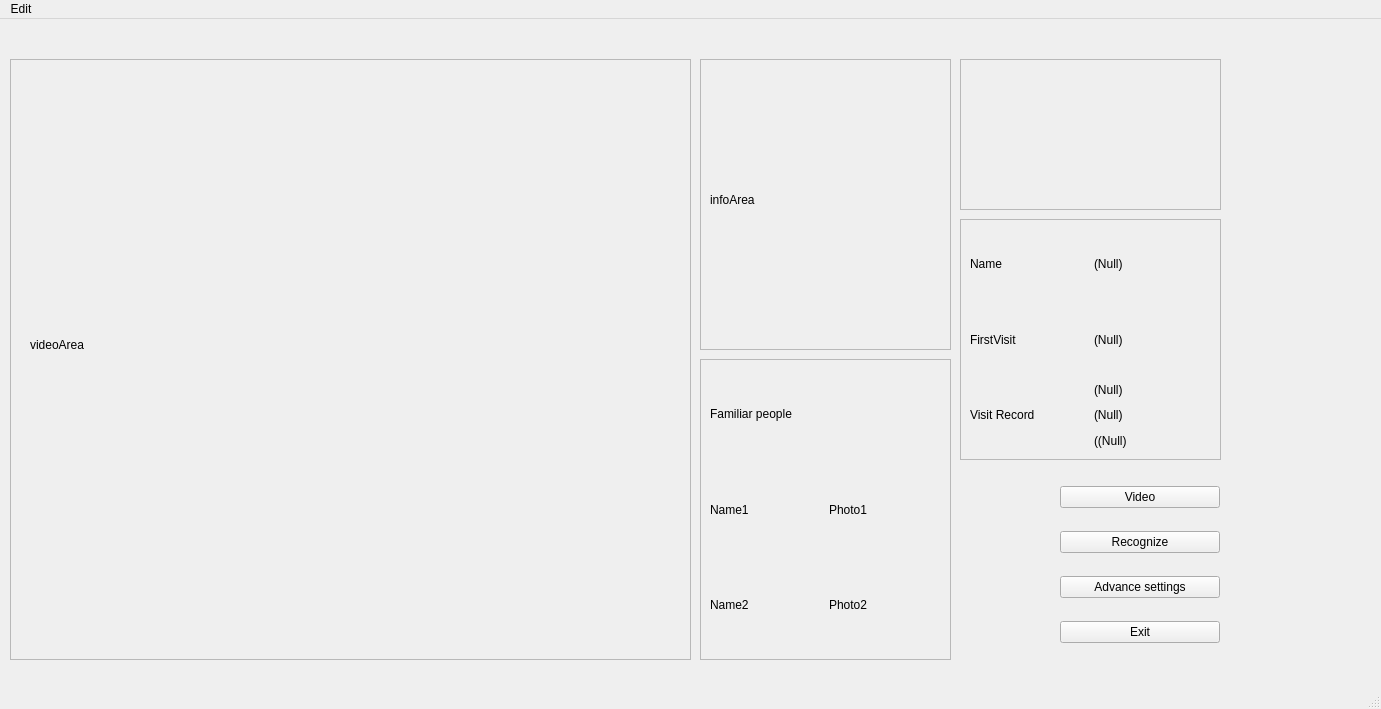
<?xml version="1.0" encoding="UTF-8"?>
<ui version="4.0">
 <class>MainWindow</class>
 <widget class="QMainWindow" name="MainWindow">
  <property name="geometry">
   <rect>
    <x>0</x>
    <y>0</y>
    <width>1381</width>
    <height>709</height>
   </rect>
  </property>
  <property name="windowTitle">
   <string>MainWindow</string>
  </property>
  <widget class="QWidget" name="centralwidget">
   <widget class="QFrame" name="frame">
    <property name="geometry">
     <rect>
      <x>10</x>
      <y>40</y>
      <width>681</width>
      <height>601</height>
     </rect>
    </property>
    <property name="frameShape">
     <enum>QFrame::StyledPanel</enum>
    </property>
    <property name="frameShadow">
     <enum>QFrame::Raised</enum>
    </property>
    <widget class="QLabel" name="QtHomepage">
     <property name="geometry">
      <rect>
       <x>20</x>
       <y>50</y>
       <width>631</width>
       <height>471</height>
      </rect>
     </property>
     <property name="text">
      <string>videoArea</string>
     </property>
    </widget>
   </widget>
   <widget class="QWidget" name="verticalLayoutWidget">
    <property name="geometry">
     <rect>
      <x>1060</x>
      <y>450</y>
      <width>160</width>
      <height>191</height>
     </rect>
    </property>
    <layout class="QVBoxLayout" name="verticalLayout">
     <item>
      <widget class="QPushButton" name="pushButton">
       <property name="text">
        <string>Video</string>
       </property>
      </widget>
     </item>
     <item>
      <widget class="QPushButton" name="pushButton_2">
       <property name="text">
        <string>Recognize</string>
       </property>
       <property name="checkable">
        <bool>false</bool>
       </property>
      </widget>
     </item>
     <item>
      <widget class="QPushButton" name="pushButton_3">
       <property name="text">
        <string>Advance settings</string>
       </property>
      </widget>
     </item>
     <item>
      <widget class="QPushButton" name="pushButton_4">
       <property name="text">
        <string>Exit</string>
       </property>
      </widget>
     </item>
    </layout>
   </widget>
   <widget class="QFrame" name="frame_2">
    <property name="geometry">
     <rect>
      <x>700</x>
      <y>40</y>
      <width>251</width>
      <height>291</height>
     </rect>
    </property>
    <property name="frameShape">
     <enum>QFrame::StyledPanel</enum>
    </property>
    <property name="frameShadow">
     <enum>QFrame::Raised</enum>
    </property>
    <widget class="QLabel" name="QtPhoto">
     <property name="geometry">
      <rect>
       <x>10</x>
       <y>10</y>
       <width>231</width>
       <height>261</height>
      </rect>
     </property>
     <property name="text">
      <string>infoArea</string>
     </property>
    </widget>
   </widget>
   <widget class="QFrame" name="frame_3">
    <property name="geometry">
     <rect>
      <x>960</x>
      <y>40</y>
      <width>261</width>
      <height>151</height>
     </rect>
    </property>
    <property name="frameShape">
     <enum>QFrame::StyledPanel</enum>
    </property>
    <property name="frameShadow">
     <enum>QFrame::Raised</enum>
    </property>
    <widget class="QLabel" name="Qtvideo">
     <property name="geometry">
      <rect>
       <x>10</x>
       <y>10</y>
       <width>241</width>
       <height>131</height>
      </rect>
     </property>
     <property name="text">
      <string/>
     </property>
    </widget>
   </widget>
   <widget class="QFrame" name="frame_4">
    <property name="geometry">
     <rect>
      <x>700</x>
      <y>340</y>
      <width>251</width>
      <height>301</height>
     </rect>
    </property>
    <property name="frameShape">
     <enum>QFrame::StyledPanel</enum>
    </property>
    <property name="frameShadow">
     <enum>QFrame::Raised</enum>
    </property>
    <widget class="QWidget" name="horizontalLayoutWidget_2">
     <property name="geometry">
      <rect>
       <x>10</x>
       <y>10</y>
       <width>231</width>
       <height>281</height>
      </rect>
     </property>
     <layout class="QHBoxLayout" name="horizontalLayout_2">
      <item>
       <layout class="QVBoxLayout" name="verticalLayout_4">
        <item>
         <widget class="QLabel" name="label_7">
          <property name="text">
           <string>Familiar people</string>
          </property>
         </widget>
        </item>
        <item>
         <widget class="QLabel" name="QtName1">
          <property name="text">
           <string>Name1</string>
          </property>
         </widget>
        </item>
        <item>
         <widget class="QLabel" name="QtName2">
          <property name="text">
           <string>Name2</string>
          </property>
         </widget>
        </item>
       </layout>
      </item>
      <item>
       <layout class="QVBoxLayout" name="verticalLayout_5">
        <item>
         <widget class="QLabel" name="NULL_">
          <property name="text">
           <string/>
          </property>
         </widget>
        </item>
        <item>
         <widget class="QLabel" name="QtPhoto1">
          <property name="text">
           <string>Photo1</string>
          </property>
         </widget>
        </item>
        <item>
         <widget class="QLabel" name="QtPhoto2">
          <property name="text">
           <string>Photo2</string>
          </property>
         </widget>
        </item>
       </layout>
      </item>
     </layout>
    </widget>
   </widget>
   <widget class="QFrame" name="frame_5">
    <property name="geometry">
     <rect>
      <x>960</x>
      <y>200</y>
      <width>261</width>
      <height>241</height>
     </rect>
    </property>
    <property name="frameShape">
     <enum>QFrame::StyledPanel</enum>
    </property>
    <property name="frameShadow">
     <enum>QFrame::Raised</enum>
    </property>
    <widget class="QWidget" name="horizontalLayoutWidget">
     <property name="geometry">
      <rect>
       <x>10</x>
       <y>10</y>
       <width>241</width>
       <height>221</height>
      </rect>
     </property>
     <layout class="QHBoxLayout" name="horizontalLayout">
      <item>
       <layout class="QVBoxLayout" name="verticalLayout_2">
        <item>
         <widget class="QLabel" name="label_5">
          <property name="text">
           <string>Name</string>
          </property>
         </widget>
        </item>
        <item>
         <widget class="QLabel" name="label_3">
          <property name="text">
           <string>FirstVisit</string>
          </property>
         </widget>
        </item>
        <item>
         <widget class="QLabel" name="label_4">
          <property name="text">
           <string>Visit Record</string>
          </property>
         </widget>
        </item>
       </layout>
      </item>
      <item>
       <layout class="QVBoxLayout" name="verticalLayout_3">
        <item>
         <widget class="QLabel" name="QtuserName">
          <property name="text">
           <string>(Null)</string>
          </property>
         </widget>
        </item>
        <item>
         <widget class="QLabel" name="QtFirstVisit">
          <property name="text">
           <string>(Null)</string>
          </property>
         </widget>
        </item>
        <item>
         <layout class="QVBoxLayout" name="verticalLayout_6">
          <item>
           <widget class="QLabel" name="QtVisit1">
            <property name="text">
             <string>(Null)</string>
            </property>
           </widget>
          </item>
          <item>
           <widget class="QLabel" name="QtVisit2">
            <property name="text">
             <string>(Null)</string>
            </property>
           </widget>
          </item>
          <item>
           <widget class="QLabel" name="QtVisit3">
            <property name="text">
             <string>((Null)</string>
            </property>
           </widget>
          </item>
         </layout>
        </item>
       </layout>
      </item>
     </layout>
    </widget>
   </widget>
  </widget>
  <widget class="QMenuBar" name="menubar">
   <property name="geometry">
    <rect>
     <x>0</x>
     <y>0</y>
     <width>1381</width>
     <height>31</height>
    </rect>
   </property>
   <widget class="QMenu" name="menuEdit">
    <property name="title">
     <string>Edit</string>
    </property>
    <addaction name="actionVideo"/>
    <addaction name="actionRecognize"/>
    <addaction name="actionAdd_Target"/>
   </widget>
   <addaction name="menuEdit"/>
  </widget>
  <widget class="QStatusBar" name="statusbar"/>
  <action name="actionVideo">
   <property name="text">
    <string>Video</string>
   </property>
  </action>
  <action name="actionRecognize">
   <property name="text">
    <string>Recognize</string>
   </property>
  </action>
  <action name="actionAdd_Target">
   <property name="text">
    <string>Add Target</string>
   </property>
  </action>
 </widget>
 <resources/>
 <connections/>
</ui>
